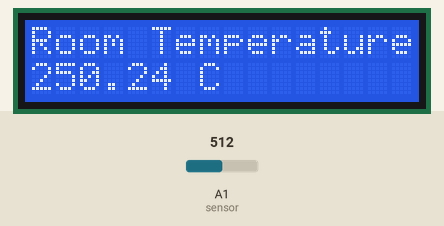
A sketch run on a simulated Arduino Uno, built with avr-gcc and run on an emulated ATmega328P. On the bench: 16×2 character LCD. The test bench sets the inputs (shaded band); at power-on: A1 (sensor) = 512.

Above: at 1.7 s.
1.8 s: A1 (sensor) set to 0
At 11.1 s:
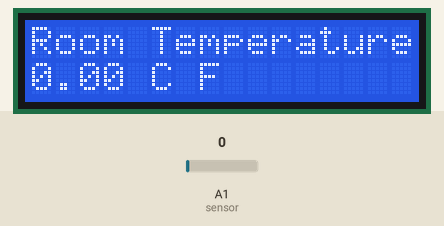
15.8 s: A1 (sensor) set to 122
At 26.3 s:
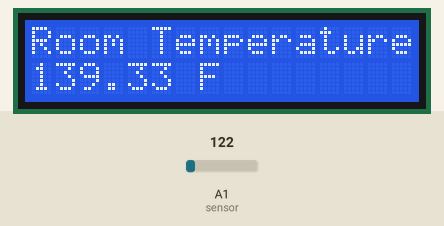
27.0 s: A1 (sensor) set to 0
At 36.5 s:
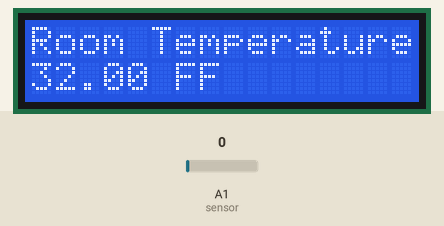
Timing chart, 0 to 38.0 s (numbered marks = the images above; inputs shaded):
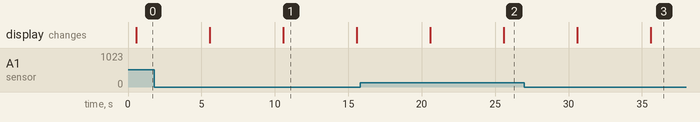

Measured:
- after the input at 1.8 s, the display: first differs from a run without the input after 8.8 s (image 1)
- after the input at 15.8 s, the display: first changes after 4.8 s (image 2 shows a later state)
- after the input at 27.0 s, the display: first changes after 3.6 s (image 3 shows a later state)
- what the display in image 1 shows lasts 5.0 s, from 10.6 s to 15.6 s

The sketch:

Temperature.ino
```cpp
#include<LiquidCrystal.h>
LiquidCrystal lcd(2,3,4,5,6,7);
const int sensor=A1; // Assigning analog pin A1 to variable 'sensor'
float tempc;  //variable to store temperature in degree Celsius
float vout;  //temporary variable to hold sensor reading
float tempf;//variable to store temperature in Fahreinheit
void setup()
{
  pinMode(sensor,INPUT); // Configuring pin A1 as input
  Serial.begin(9600);
  lcd.begin(16,2);
  delay(500);
}
void loop()
{
vout=analogRead(sensor);
vout=(vout*500)/1023;
tempc=vout; // Storing value in Degree Celsius
tempf=(vout*1.8)+32; // Converting to Fahrenheit
lcd.setCursor(0,0);
lcd.print("Room Temperature");
lcd.setCursor(0,1);
lcd.print(tempc);
lcd.print(" C");
delay(5000);
lcd.setCursor(0,1);
lcd.print(tempf);
lcd.print(" F");
delay(5000); //Delay of 5 second for ease of viewing in serial monitor
}
```
